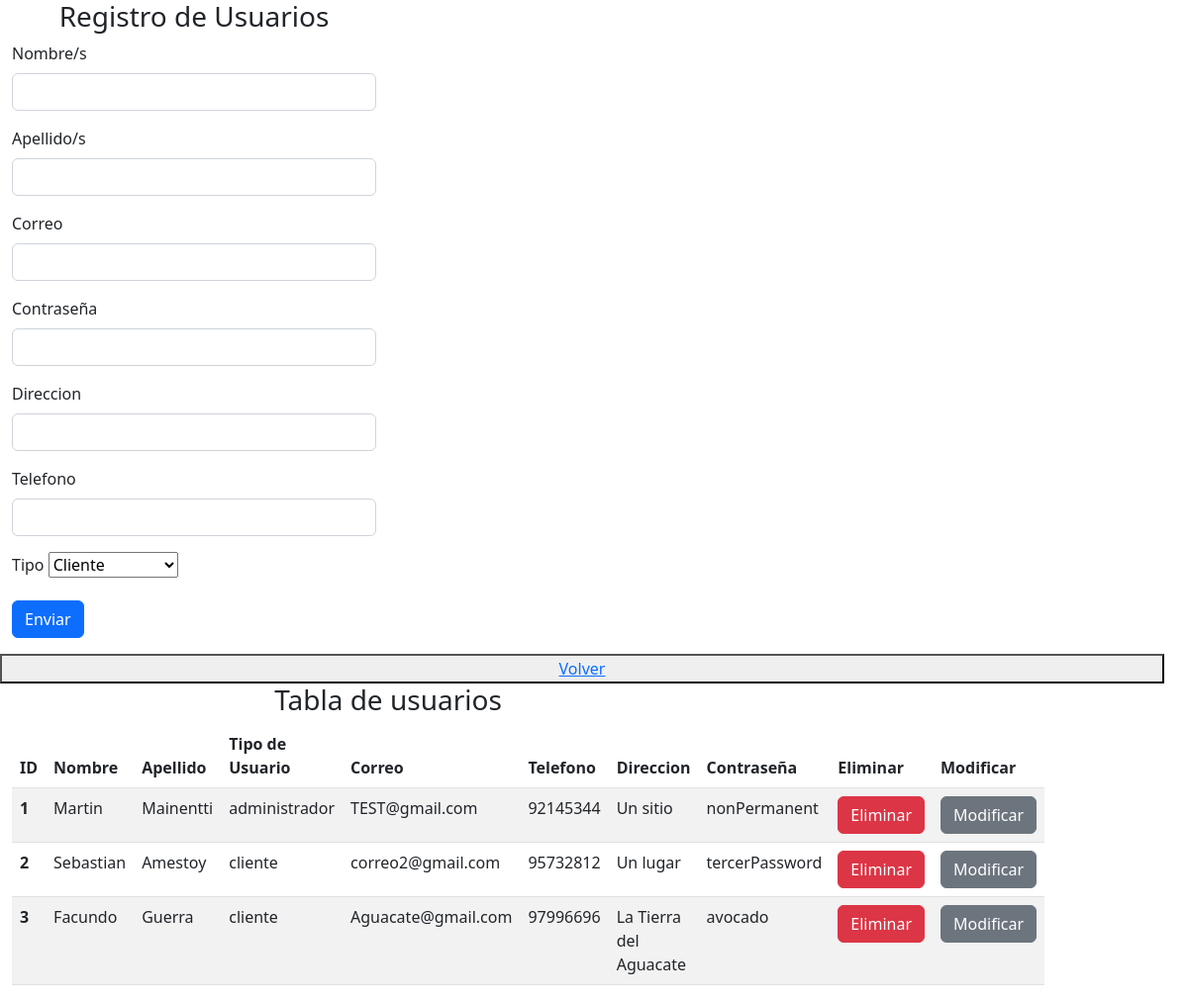
/PaginaGrupo2/pagina/GestionDeUsuarios.php, run on the app's committed database.
### tables this page shows
CREATE TABLE `usuario` (
  `id_usuario` int(10) PRIMARY KEY NOT NULL AUTO_INCREMENT COMMENT 'ID del Usuario',
  `nombre` varchar(40) NOT NULL COMMENT 'Nombre del Usuario',
  `apellido` varchar(40) NOT NULL COMMENT 'Apellido del Usuario',
  `correo` varchar(60) NOT NULL COMMENT 'Correo del Usuario',
  `password` varchar(20) NOT NULL COMMENT 'Clave del Usuario',
  `direccion` varchar(80) DEFAULT NULL COMMENT 'Direccion de envio del Usuario',
  `telefono` int(13) DEFAULT NULL COMMENT 'Telefono de contacto del Usuario', 
   
  `tipo` varchar(30) NOT NULL DEFAULT 'cliente' COMMENT 'Tipo de usuario, para las jerarquias'
);

### PaginaGrupo2/controlador/Usuario_controlador.php (called while the page is built)
<?php
require_once("../modelo/Usuarios_modelo.php");
$usuarios = new usuarios_modelo();
$matrizUsuario = $usuarios->get_usuarios();
require_once("../vista/Usuarios_view.php");
?>

### PaginaGrupo2/modelo/conexion.php (called while the page is built)
<?php
class Conectar{
    public static function conexion (){
        try{
            $host ="localhost";
            $user ="root";
            $pass="";
            $bd="proyecto_grupo2";
            $con = mysqli_connect($host,$user,$pass);
            mysqli_select_db($con,$bd);
            return $con;
        }catch(Exception $e){
    die('Error'.$e->getMessage());
    echo "La linea de error " . $e->getLine();
        }
    }
    }
    ?>

### PaginaGrupo2/modelo/Usuarios_modelo.php (called while the page is built)
<?php
class usuarios_modelo{
    private $con;
    private $usuario;
    public function __construct()
    {
        require_once("../modelo/conexion.php");
        $this->con=Conectar::conexion();
        $this->usuario = array();
    }
    public function get_usuarios(){
        $sql = "SELECT * FROM usuario";
        $query = mysqli_query($this->con,$sql);
        while($filas = mysqli_fetch_array($query)){
            $this->usuario[] = $filas;
        }
        return $this->usuario;
    }
}
?>

### PaginaGrupo2/vista/Usuarios_view.php (the view, shortened to what this page needs)
<!DOCTYPE html>
<html lang="en">
<head>
</head>
<body>
<h3 class="text-center">Tabla de usuarios</h3>
<table class="table table-striped">
<thead>
    <tr>
        <th scope="col">ID</th>
        <th scope="col">Nombre</th>
        <th scope="col">Apellido</th>
        <th scope="col">Tipo de Usuario</th>
        <th scope="col">Correo</th>
        <th scope="col">Telefono</th>
        <th scope="col">Direccion</th>
        <th scope="col">Contraseña</th>
        <th scope="col">Eliminar</th>
        <th scope="col">Modificar</th>
</thead>
    <tbody>
<?php foreach($matrizUsuario as $usuario): ?>
    <tr>
        <th scope="row"><?php echo $usuario['id_usuario']?></th>
        <td><?php echo $usuario['nombre']?></td>
        <td><?php echo $usuario['apellido']?></td>
        <td><?php echo $usuario['tipo']?></td>
        <td><?php echo $usuario['correo']?></td>
        <td><?php echo $usuario['telefono']?></td>
        <td><?php echo $usuario['direccion']?></td>
        <td><?php echo $usuario['password']?></td>
        <td><a href="../controlador/eliminar_Usuario_controlador.php?id=<?php echo $usuario['id_usuario']?>" class="btn btn-danger"> Eliminar</a></td>
        <td><a href="ModificarUsuario_pagina.php?id=<?php echo $usuario['id_usuario']?>" class="btn btn-secondary">Modificar</a></td>
</tr>
<?php endforeach; ?>
</tbody>
</table>
</body>
</html>

### PaginaGrupo2/pagina/GestionDeUsuarios.php (shortened to what this page needs)
<!DOCTYPE html>
<html lang="en">
<head>
        <link href="https://cdn.jsdelivr.net/npm/bootstrap@5.2.0/dist/css/bootstrap.min.css" rel="stylesheet">
        <link rel="stylesheet" href="../assets/styles2.css">
</head>
<body>
        <div class="container-fluid row">
                <form class="col-4" method="POST">
                  <h3 class="text-center">Registro de Usuarios</h3>
                  <div class="mb-3">
                    <label class="form-label">Nombre/s</label>
                    <input type="text" class="form-control" name="nombre">
                   </div>
                   <div class="mb-3">
                    <label class="form-label">Apellido/s</label>
                    <input type="text" class="form-control" name="apellido">
                   </div>
                   <div class="mb-3">
                    <label class="form-label">Correo</label>
                    <input type="email" class="form-control" name="correo">
                   </div>
                   <div class="mb-3">
                    <label class="form-label">Contraseña</label>
                    <input type="text" class="form-control" name="password">
                   </div>
                   <div class="mb-3">
                    <label class="form-label">Direccion</label>
                    <input type="text" class="form-control" name="direccion">
                   </div>
                   <div class="mb-3">
                    <label class="form-label">Telefono</label>
                    <input type="number" class="form-control" name="telefono">
                   </div>
                   <div class="mb-3">
                    <label class="form-label">Tipo</label>
                    <select id="cmbMake" name="tipo" >
                        <option value="cliente">Cliente</option>
                    </select>
                   </div>
                  <button type="submit" class="btn btn-primary" name="boton_registro" value="enviar">Enviar</button>
                </form>
                <button><a href="menu_principal.php">Volver</a></button>
                <div class="col-8 ">
                        <?php require_once("../controlador/Usuario_controlador.php"); ?>
                </div>
        </div>
</body>
</html>

### PaginaGrupo2/assets/styles2.css (style rules this page uses)
body { background-image: url('fondo1.jpg'); background-repeat: no-repeat; }

### data on the page
usuario: id_usuario "1", nombre "Martin", apellido "Mainentti", tipo "administrador", correo "TEST@gmail.com", telefono "92145344", direccion "Un sitio", password "nonPermanent"
usuario: id_usuario "2", nombre "Sebastian", apellido "Amestoy", tipo "cliente", correo "correo2@gmail.com", telefono "95732812", direccion "Un lugar", password "tercerPassword"
usuario: id_usuario "3", nombre "Facundo", apellido "Guerra", tipo "cliente", correo "Aguacate@gmail.com", telefono "97996696", direccion "La Tierra del Aguacate", password "avocado"
